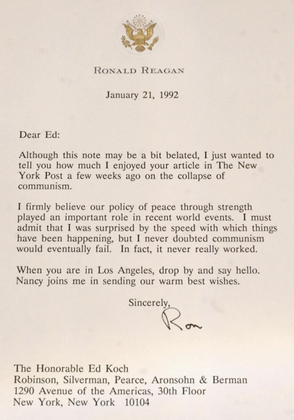
%> input picture tests/Reagan_letter2Koch.png, 294 x 420 px, shrunk from 944 x 1349 before the run
$ octave image-analyst.m   (GNU Octave 9; MATLAB toolbox functions it lacks are replaced by stand-ins)
%> lines starting %> are read from the running program, lines starting %| are printed output that depends on the picture; in (x1, y1, x2, y2) boxes, pixels count from 0 and x2, y2 are one past the last pixel; in counts of white or black regions, pixels touching at a corner belong together; the program's own positions count from 1
clc;    % Clear the command window.
close all;  % Close all figures (except those of imtool.)
clear;  % Erase all existing variables. Or clearvars if you want.
workspace;  % Make sure the workspace panel is showing.
format long g;
format compact;
fontSize = 20;
tic;
fullFileName = fullfile(pwd, 'Reagan_letter2Koch.png');

grayImage = imread(fullFileName);
%> grayImage is the input picture: size 420x294x3 uint8; mean R, G, B 226.8, 216.4, 206.6
% Get the dimensions of the image.
% numberOfColorBands should be = 1.
[rows, columns, numberOfColorBands] = size(grayImage);
%> rows = 420; columns = 294; numberOfColorBands = 3
if numberOfColorBands > 1
	% It's not really gray scale like we expected - it's color.
	% Convert it to gray scale by taking only the green channel.
	grayImage = grayImage(:, :, 2); % Take green channel.
%> grayImage: size 420x294 uint8
end
% Display the original gray scale image.
subplot(2, 3, 1);
imshow(grayImage, []);
title('Original Grayscale Image', 'FontSize', fontSize, 'Interpreter', 'None');
axis on;

% Set up figure properties:
% Enlarge figure to full screen.
set(gcf, 'Units', 'Normalized', 'OuterPosition', [0 0 1 1]);
% Get rid of tool bar and pulldown menus that are along top of figure.
set(gcf, 'Toolbar', 'none', 'Menu', 'none');
% Give a name to the title bar.
set(gcf, 'Name', 'Demo by ImageAnalyst', 'NumberTitle', 'Off')

% Crop off the top part of the image to get rid of the emblem on the letter.
grayImage = grayImage(200:end,:);
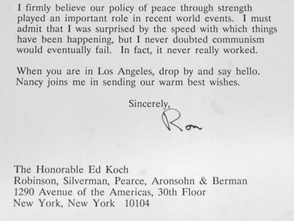
%> grayImage: size 221x294 uint8; min 41, max 255, mean 217.6
[rows, columns, numberOfColorBands] = size(grayImage);
%> rows = 221; numberOfColorBands = 1

% Histogram the image.
thresholdValue = 200;
subplot(2, 3, 2);
histogram(grayImage);
grid on;
title('Histogram of Gray Scale Image', 'FontSize', fontSize, 'Interpreter', 'None');
hold on;
line([thresholdValue, thresholdValue], ylim, 'Color', 'r', 'LineWidth', 2);
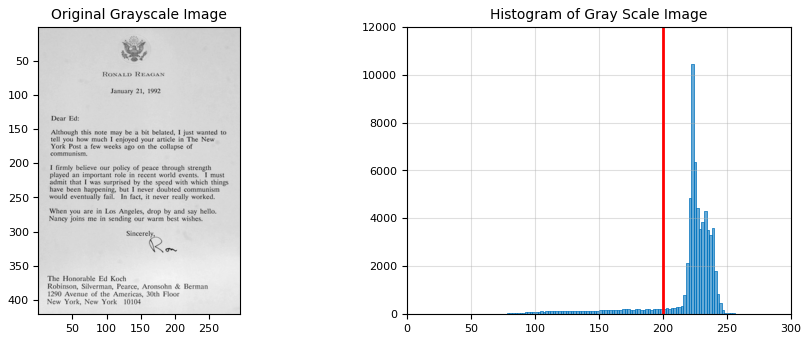
%> figure redrawn from the program's plot data, 2 panels
hold off;

% Threshold the image
binaryImage = grayImage > thresholdValue;
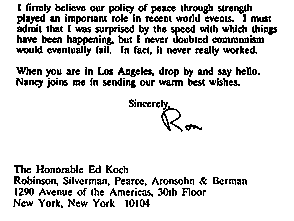
%> binaryImage: size 221x294 logical; 87% white; black in thin lines or dots, all inside (x1, y1, x2, y2) = (13, 3, 277, 208)
subplot(2, 3, 2);
imshow(binaryImage);
title('Binary Image', 'FontSize', fontSize, 'Interpreter', 'None');
axis on;

% Sum the image horizontally.
verticalProfile = mean(binaryImage, 2);
%> verticalProfile = 221 values, max 1 at index 1, min 0.384 at index 39, mean 0.87

subplot(2, 3, 3);
plot(verticalProfile, 'b-');
grid on;
xlabel('Line in image', 'FontSize', fontSize);
ylabel('Mean', 'FontSize', fontSize);
title('Vertical Profile', 'FontSize', fontSize, 'Interpreter', 'None');

% Create logical vector of what lines have text and which do not based on threshold.
rowsWithText = verticalProfile < 0.9;
%> rowsWithText = 221 logical values, 75 true

% Find top and bottom line.
topLines = find(diff(rowsWithText) == 1);
%> topLines = [6; 16; 25; 37; 46; 69; 80; 102; 166; 168; 177; 179; 188; 200]
bottomLines = find(diff(rowsWithText) == -1);
%> bottomLines = [12; 22; 33; 43; 54; 75; 86; 103; 167; 173; 178; 185; 196; 207]

% Looping for extracting lines and then characters in the line.
for k = 1 : length(topLines)
	topRow = topLines(k);
	bottomRow = bottomLines(k);
	thisLine = binaryImage(topRow:bottomRow, :);
	% Show line over binary image.
	subplot(2, 3, 2);
	hold on;
	line([1, columns], [topRow, topRow], 'Color', 'r', 'LineWidth', 2);
	line([1, columns], [bottomRow, bottomRow], 'Color', 'r', 'LineWidth', 2);
	subplot(2, 3, 4);
	imshow(thisLine, []);
	axis on;
	caption = sprintf('Line %d of the text', k);
	title(caption, 'FontSize', fontSize, 'Interpreter', 'None');

	% Sum the segmented image vertically to find individual characters.
	horizontalProfile = sum(thisLine, 1);
	subplot(2, 3, 5);
	plot(horizontalProfile, 'b-');
	grid on;
	caption = sprintf('Horizontal Profile of Line %d of the text', k);
	title(caption, 'FontSize', fontSize, 'Interpreter', 'None');

	theThreshold = 0.9 * abs(topRow-bottomRow);
	columnWithText = horizontalProfile < theThreshold;
	leftCharacter = find(diff(columnWithText) == 1);
	rightCharacter = find(diff(columnWithText) == -1);
	if isempty(leftCharacter) || isempty(rightCharacter)
		continue;
	end
	promptMessage = sprintf('This is the image between rows %d and %d, inclusive.\nDo you want to find letters within this line,\nor Cancel to abort processing?', topRow, bottomRow);
	titleBarCaption = 'Continue?';
	button = questdlg(promptMessage, titleBarCaption, 'Yes', 'No', 'Cancel', 'No');
	if strcmpi(button, 'Cancel')
		return;
	elseif strcmpi(button, 'Yes')
		% Find individual characters
		subplot(2, 3, 6);
		numCharactersOnThisLine = length(leftCharacter);
		for m = 1 : numCharactersOnThisLine  % loop for segmenting each individual character
			leftColumn = leftCharacter(m);
			rightColumn = rightCharacter(m);
			thisCharacter = thisLine(:, leftColumn:rightColumn);
			imshow(thisCharacter, []);
			axis on;
			caption = sprintf('Character %d of %d of the text on line %d.', m, numCharactersOnThisLine, k);
			title(caption, 'FontSize', fontSize, 'Interpreter', 'None');
			promptMessage = sprintf('Do you want to find the next letter,\nor Cancel to abort processing?');
			titleBarCaption = 'Continue?';
			button = questdlg(promptMessage, titleBarCaption, 'Continue', 'Skip to next line', 'Continue');
			if strcmpi(button, 'Skip to next line')
				break;
			end
		end
	end

end
%> this loop made 14 passes; the answer given on pass 1: No
%> (topRow, bottomRow, theThreshold) on passes 1, 2, 3, 4, 5, 6, 7, 10, 12, 13, 14: (6, 12, 5.4), (16, 22, 5.4), (25, 33, 7.2), (37, 43, 5.4), (46, 54, 7.2), (69, 75, 5.4), (80, 86, 5.4), (168, 173, 4.5), (179, 185, 5.4), (188, 196, 7.2), (200, 207, 6.3)
%> (topRow, bottomRow, theThreshold, leftCharacter, rightCharacter) on passes 8, 9, 11: (102, 103, 0.9, [129 161], [131 163]), (166, 167, 0.9, [14 37 41 71 76 89 99 106 111], [23 39 44 72 78 94 100 108 112]), (177, 178, 0.9, [14 28 34], [19 29 35])
%> pass 2, `line([1, columns], [bottomRow, bottomRow], 'Color', 'r', 'LineWidth', ..`:
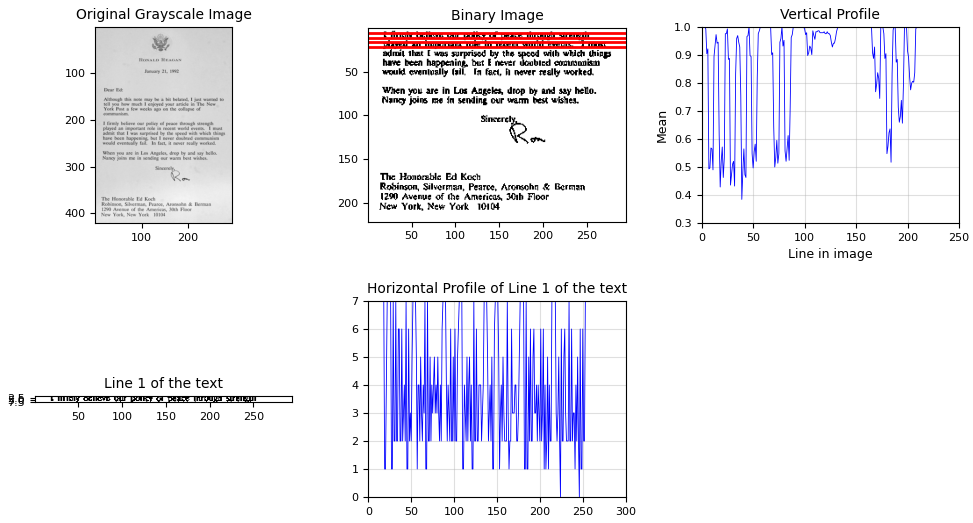
%> figure redrawn from the program's plot data, 5 panels
%> after the loop:
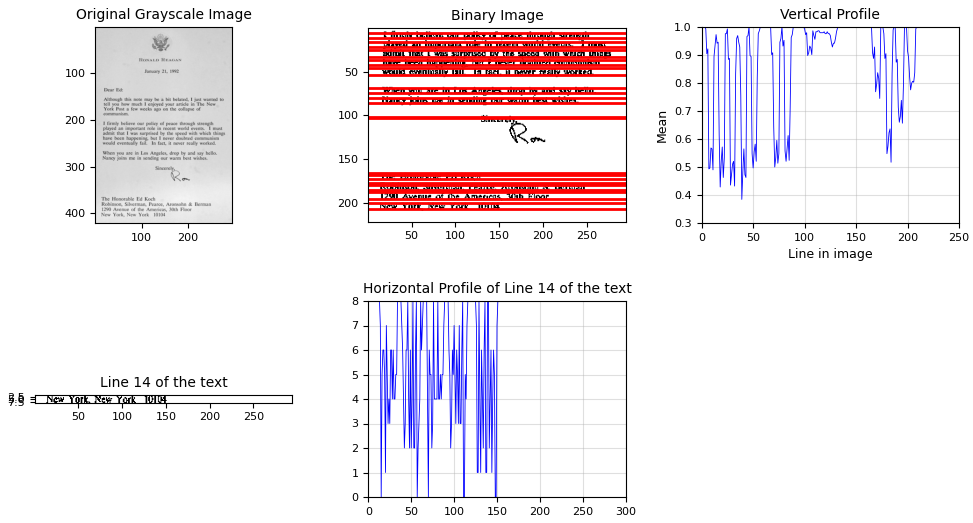
%> figure redrawn from the program's plot data, 5 panels
